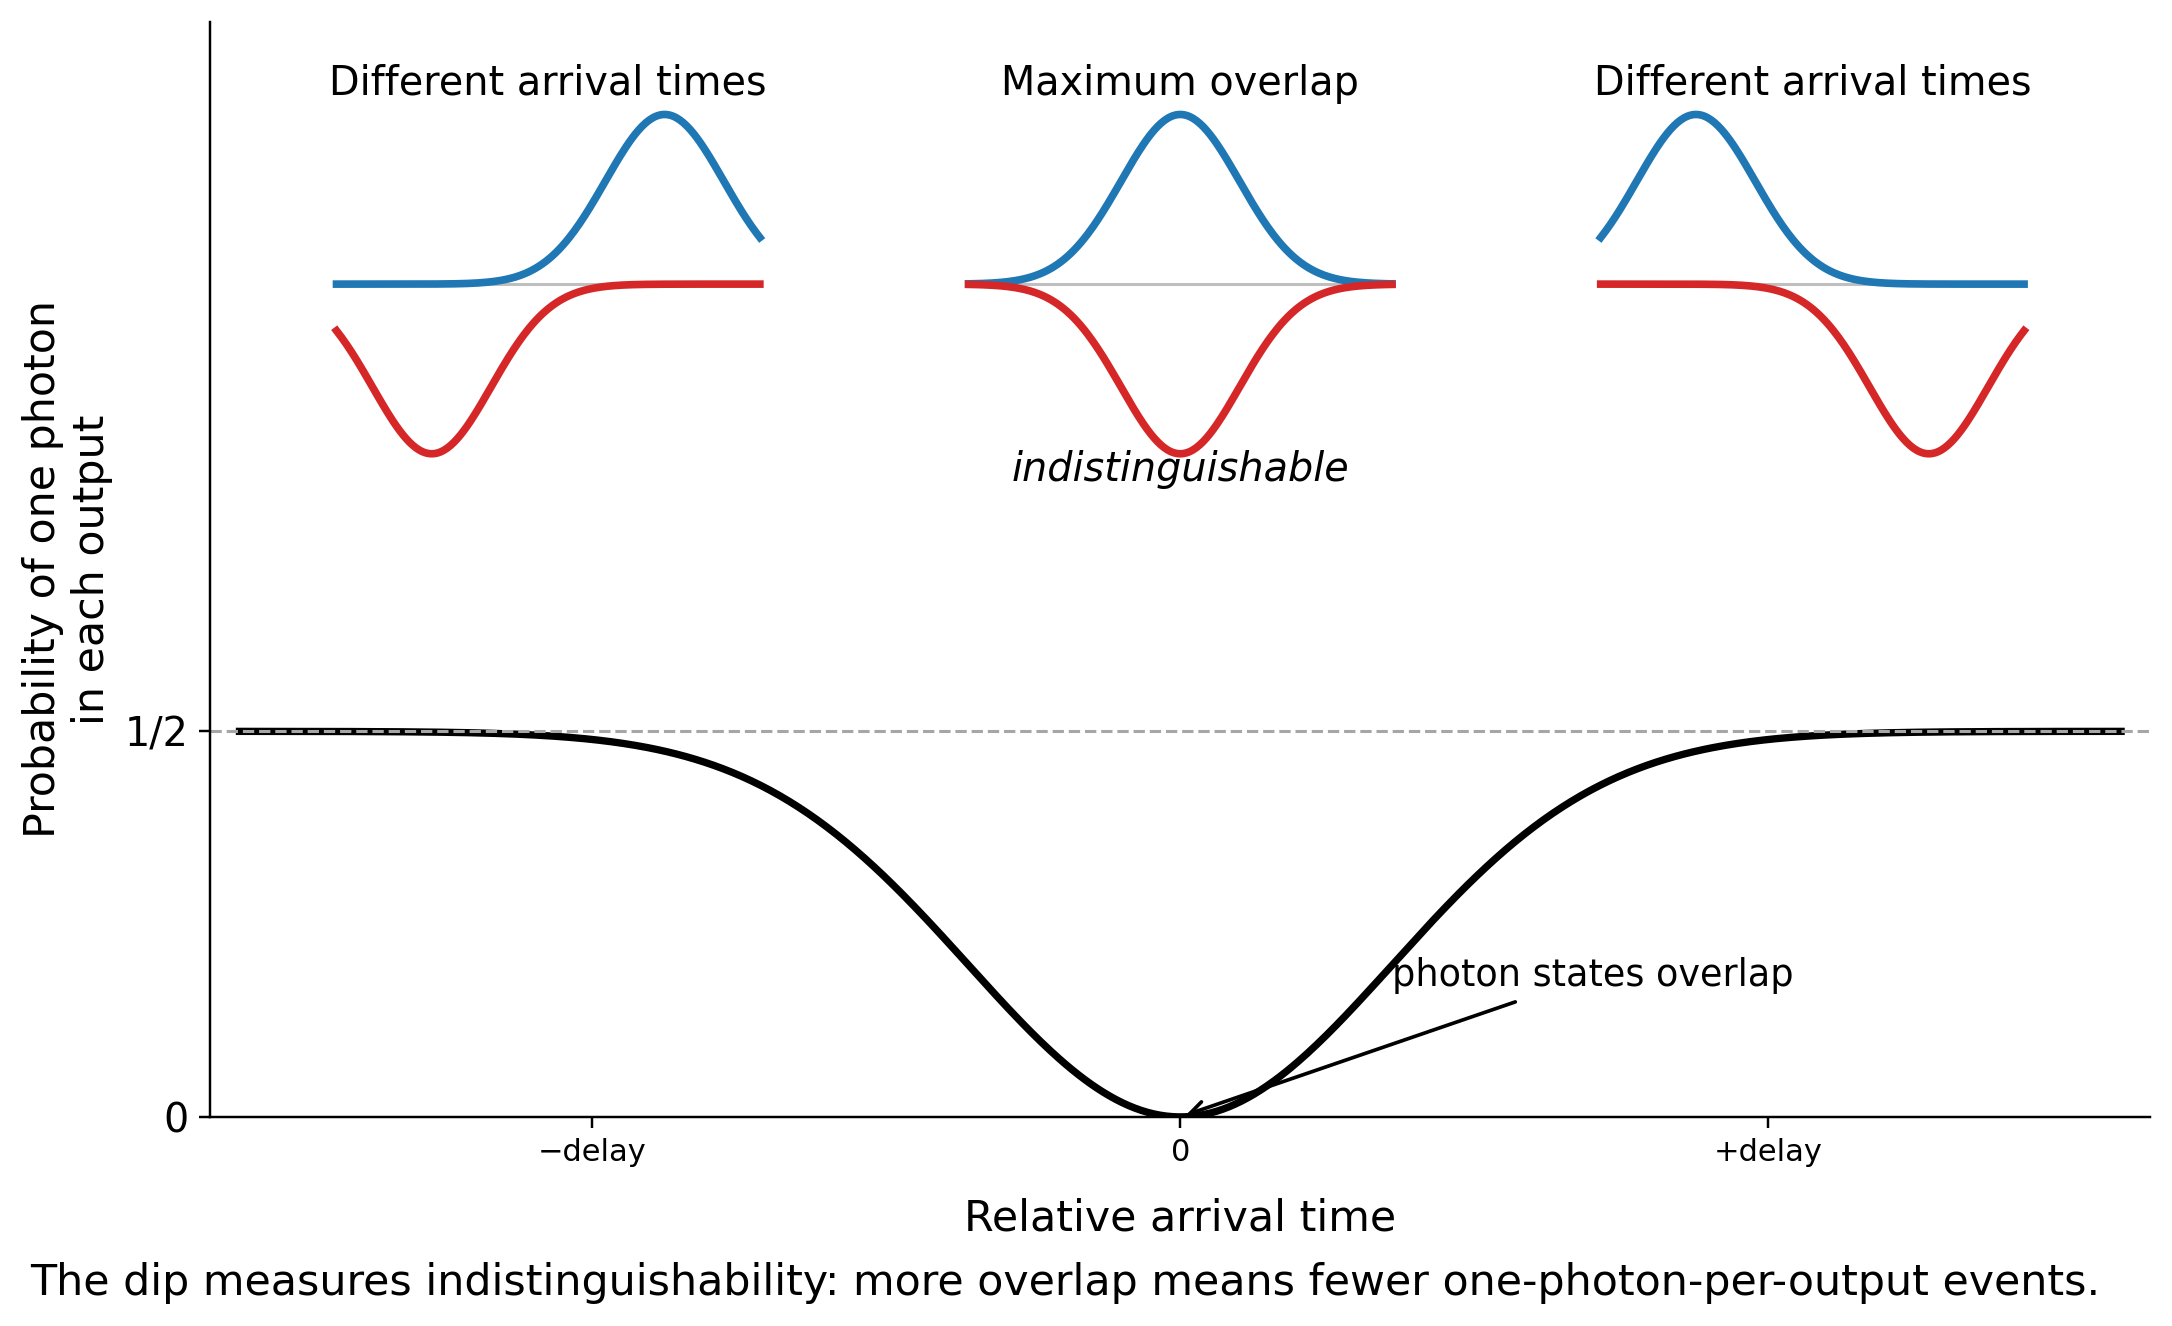

Here is the Python script that generated this plot:
import numpy as np
import matplotlib.pyplot as plt
from pathlib import Path

OUT_PNG = Path("HOM_figure4_distinguishability_dip_v3.png")

BLUE = "#1f77b4"
RED = "#d62728"
FS = 13

def gaussian_packet(x, center, width=0.32, amp=0.22):
    """Simple Gaussian wave-packet envelope."""
    return amp * np.exp(-0.5 * ((x - center) / width) ** 2)

def draw_packet_pair(ax, x_center, y_base, delay, width=0.28):
    """
    Draw two Gaussian wave-packet envelopes around x_center.

    delay < 0: red arrives earlier than blue
    delay = 0: maximum overlap
    delay > 0: red arrives later than blue
    """
    x = np.linspace(-1.0, 1.0, 250)

    blue = gaussian_packet(x, -delay / 2, width=width)
    red = gaussian_packet(x, +delay / 2, width=width)

    scale = 0.72

    ax.plot(x_center + scale * x, y_base + blue, color=BLUE, lw=2.5)
    ax.plot(x_center + scale * x, y_base - red, color=RED, lw=2.5)

    ax.plot(
        [x_center - 0.72, x_center + 0.72],
        [y_base, y_base],
        color="0.75",
        lw=1.0,
        zorder=0
    )

fig, ax = plt.subplots(figsize=(10.5, 6.3))

ax.set_xlim(-3.3, 3.3)
ax.set_ylim(0.0, 1.42)

tau = np.linspace(-3.2, 3.2, 600)
sigma = 0.72
p_split = 0.5 * (1 - np.exp(-(tau**2) / (2 * sigma**2)))

ax.plot(tau, p_split, color="black", lw=2.4)
ax.axhline(0.5, color="0.65", lw=1.0, ls="--")

packet_y = 1.08
draw_packet_pair(ax, -2.15, packet_y, delay=-1.1)
draw_packet_pair(ax,  0.00, packet_y, delay=0.0)
draw_packet_pair(ax,  2.15, packet_y, delay=+1.1)

ax.text(-2.15, 1.34, "Different arrival times",
        ha="center", va="center", fontsize=FS)
ax.text(0.00, 1.34, "Maximum overlap",
        ha="center", va="center", fontsize=FS)
ax.text(2.15, 1.34, "Different arrival times",
        ha="center", va="center", fontsize=FS)

ax.text(0.00, 0.84, "indistinguishable",
        ha="center", va="center", fontsize=FS, style="italic")

ax.set_xlabel("Relative arrival time", fontsize=FS+1, labelpad=10)
ax.set_ylabel("Probability of one photon\nin each output", fontsize=FS+1)

ax.set_xticks([-2, 0, 2])
ax.set_xticklabels(["−delay", "0", "+delay"], fontsize=FS)

ax.set_yticks([0, 0.5])
ax.set_yticklabels(["0", "1/2"], fontsize=FS)

ax.spines["bottom"].set_position(("data", 0))
ax.spines["top"].set_visible(False)
ax.spines["right"].set_visible(False)

ax.annotate(
    "photon states overlap",
    xy=(0, 0.0),
    xytext=(0.72, 0.17),
    fontsize=FS-1,
    arrowprops=dict(arrowstyle="->", lw=1.2)
)

fig.text(
    0.5, 0.025,
    "The dip measures indistinguishability: more overlap means fewer one-photon-per-output events.",
    ha="center",
    va="bottom",
    fontsize=14
)

plt.subplots_adjust(left=0.13, right=0.97, top=0.95, bottom=0.16)
fig.savefig(OUT_PNG, dpi=220, bbox_inches="tight", facecolor="white")
plt.show()
